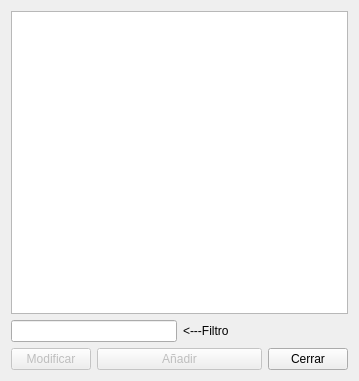
<?xml version="1.0" encoding="UTF-8"?>
<ui version="4.0">
 <class>Formatos</class>
 <widget class="QDialog" name="Formatos">
  <property name="geometry">
   <rect>
    <x>0</x>
    <y>0</y>
    <width>359</width>
    <height>381</height>
   </rect>
  </property>
  <property name="windowTitle">
   <string>Dialog</string>
  </property>
  <layout class="QGridLayout" name="gridLayout">
   <item row="0" column="0" colspan="4">
    <widget class="QTableView" name="tableView"/>
   </item>
   <item row="1" column="0" colspan="2">
    <widget class="QLineEdit" name="lineEditFiltro"/>
   </item>
   <item row="1" column="2">
    <widget class="QLabel" name="label">
     <property name="text">
      <string>&lt;---Filtro</string>
     </property>
    </widget>
   </item>
   <item row="2" column="0">
    <widget class="QPushButton" name="pushButtonModificar">
     <property name="enabled">
      <bool>false</bool>
     </property>
     <property name="text">
      <string>Modificar</string>
     </property>
    </widget>
   </item>
   <item row="2" column="1" colspan="2">
    <widget class="QPushButton" name="pushButtonnadir">
     <property name="enabled">
      <bool>false</bool>
     </property>
     <property name="text">
      <string>Añadir</string>
     </property>
    </widget>
   </item>
   <item row="2" column="3">
    <widget class="QPushButton" name="pushButtonCerrar">
     <property name="text">
      <string>Cerrar</string>
     </property>
    </widget>
   </item>
  </layout>
 </widget>
 <resources/>
 <connections>
  <connection>
   <sender>pushButtonCerrar</sender>
   <signal>clicked()</signal>
   <receiver>Formatos</receiver>
   <slot>reject()</slot>
   <hints>
    <hint type="sourcelabel">
     <x>306</x>
     <y>364</y>
    </hint>
    <hint type="destinationlabel">
     <x>317</x>
     <y>302</y>
    </hint>
   </hints>
  </connection>
 </connections>
</ui>
